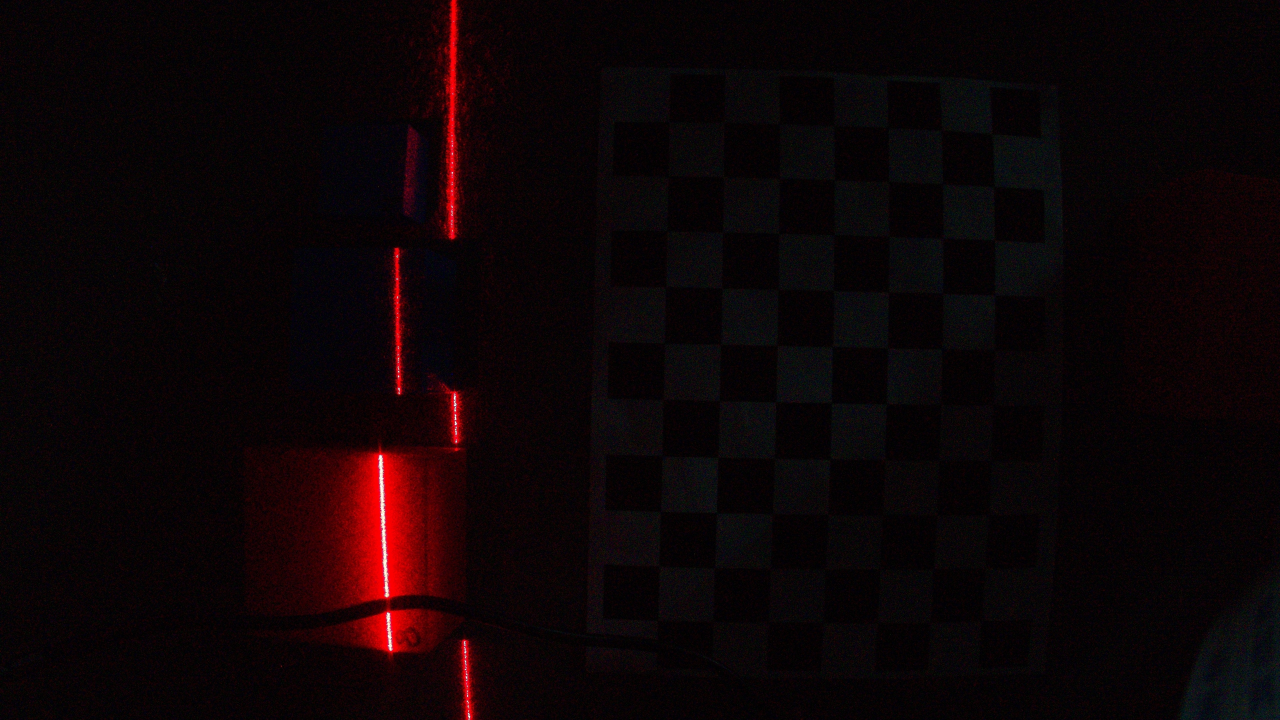
#> input picture preview_capture.jpg, 3840 x 2160 px (shown at 1/3 size)
$ python tune_laser.py
#> lines starting #> are read from the running program, lines starting #| are printed output that depends on the picture; after the words box and inside, x2 and y2 are one past the last pixel; in counts of white or black regions, pixels touching at a corner belong together
import cv2
import numpy as np
# Escalado para visualización en 1080p
dimensiones_1080p = (1920, 1080)
# 1. Cargar la imagen
img = cv2.imread('preview_capture.jpg')
#> img is the input picture: shape (2160, 3840, 3); mean B, G, R 6, 4.3, 13.8

# 2. Convertir al espacio de color HSV
hsv = cv2.cvtColor(img, cv2.COLOR_BGR2HSV)
#> hsv: shape (2160, 3840, 3); mean H, S, V 99.1, 185, 15

# 3. Dividir los canales HSV (Necesitamos 'v' además de 's')
h, s, v = cv2.split(hsv)
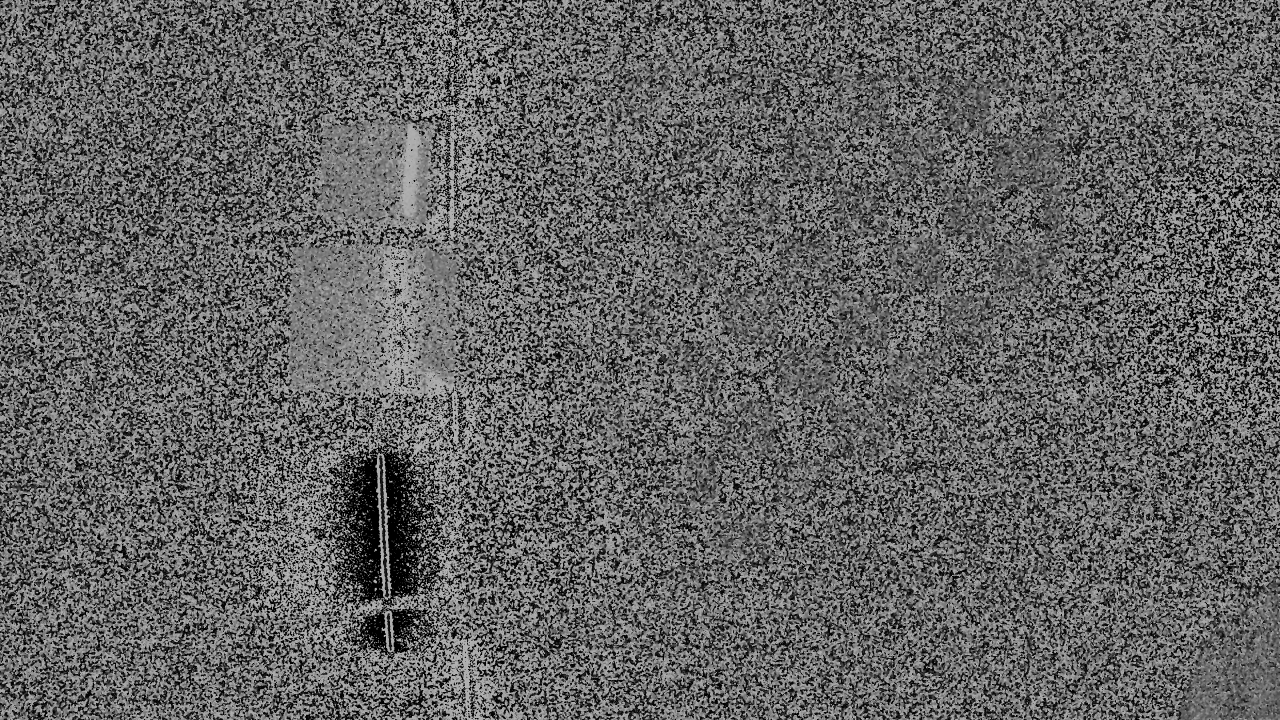
#> h: shape (2160, 3840) (shown at 1/3 size); min 0, max 179, mean 99.1
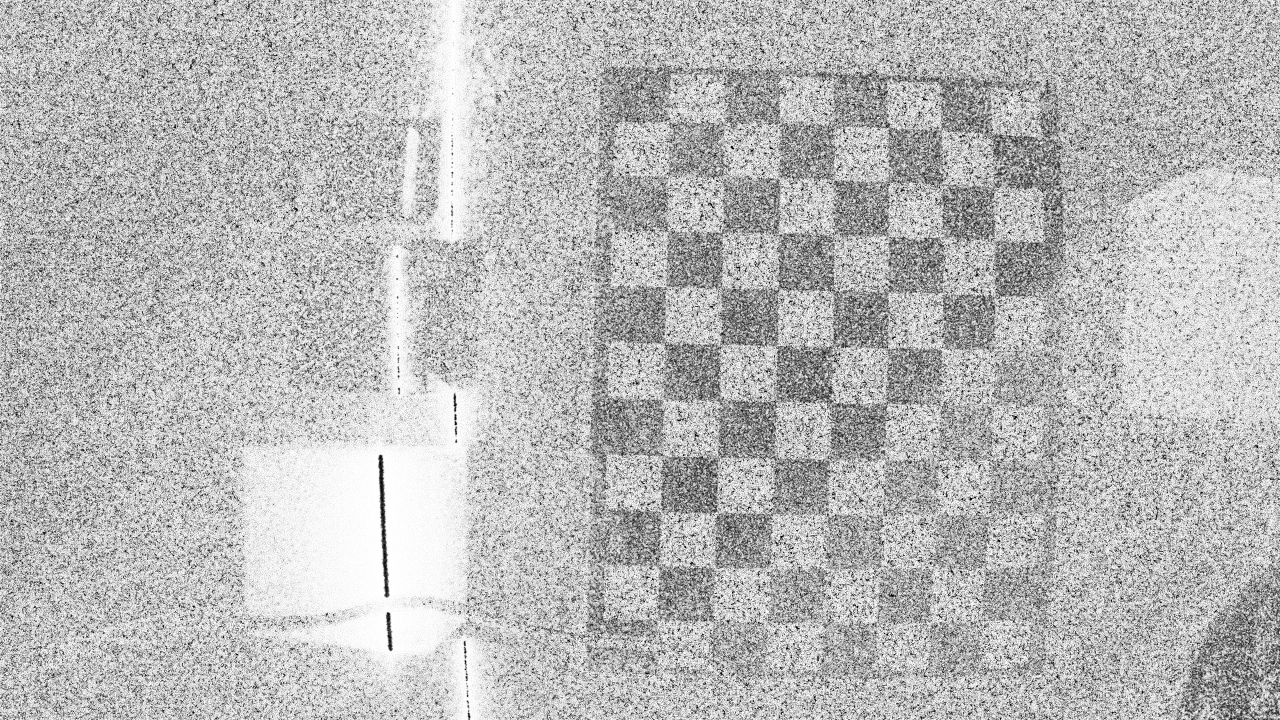
#> s: shape (2160, 3840) (shown at 1/3 size); min 0, max 255, mean 185
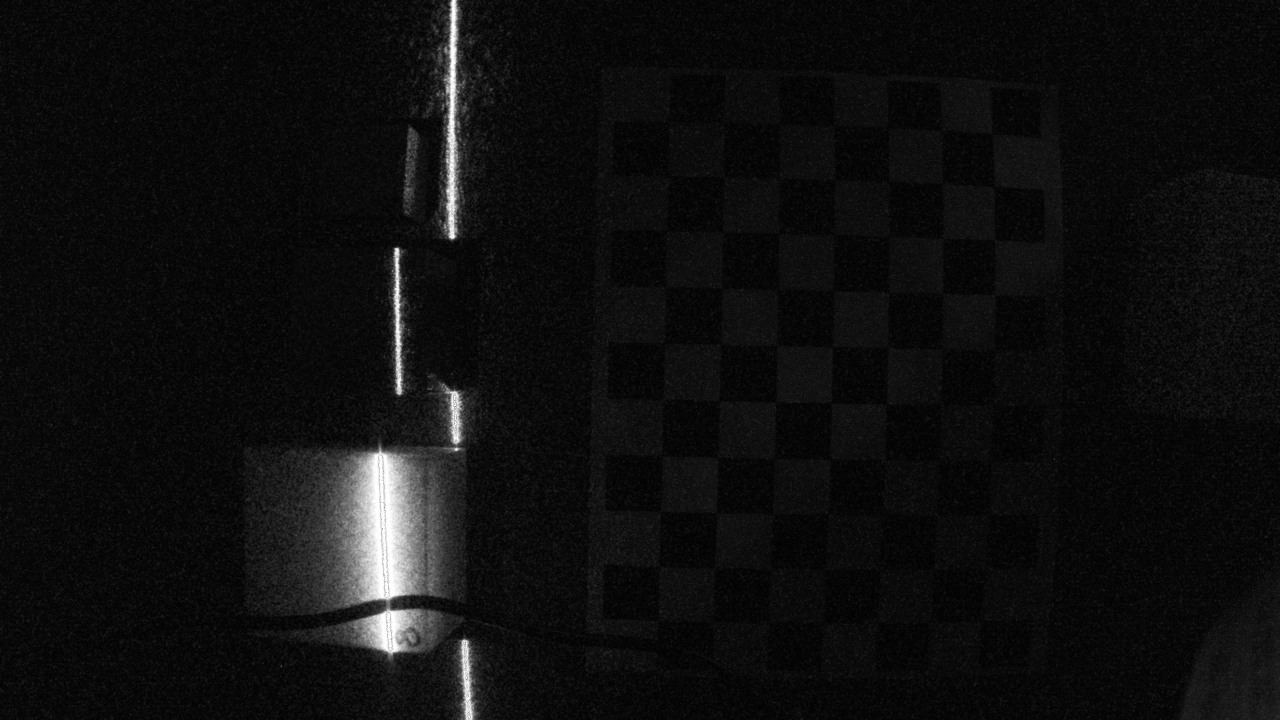
#> v: shape (2160, 3840) (shown at 1/3 size); min 0, max 255, mean 15

# 4. Máscara de Color (Rojo por Alta Saturación)
baja_rojo1 = np.array([0, 150, 50])
alta_rojo1 = np.array([10, 255, 255])
baja_rojo2 = np.array([170, 150, 50])
alta_rojo2 = np.array([180, 255, 255])

mascara1 = cv2.inRange(hsv, baja_rojo1, alta_rojo1)
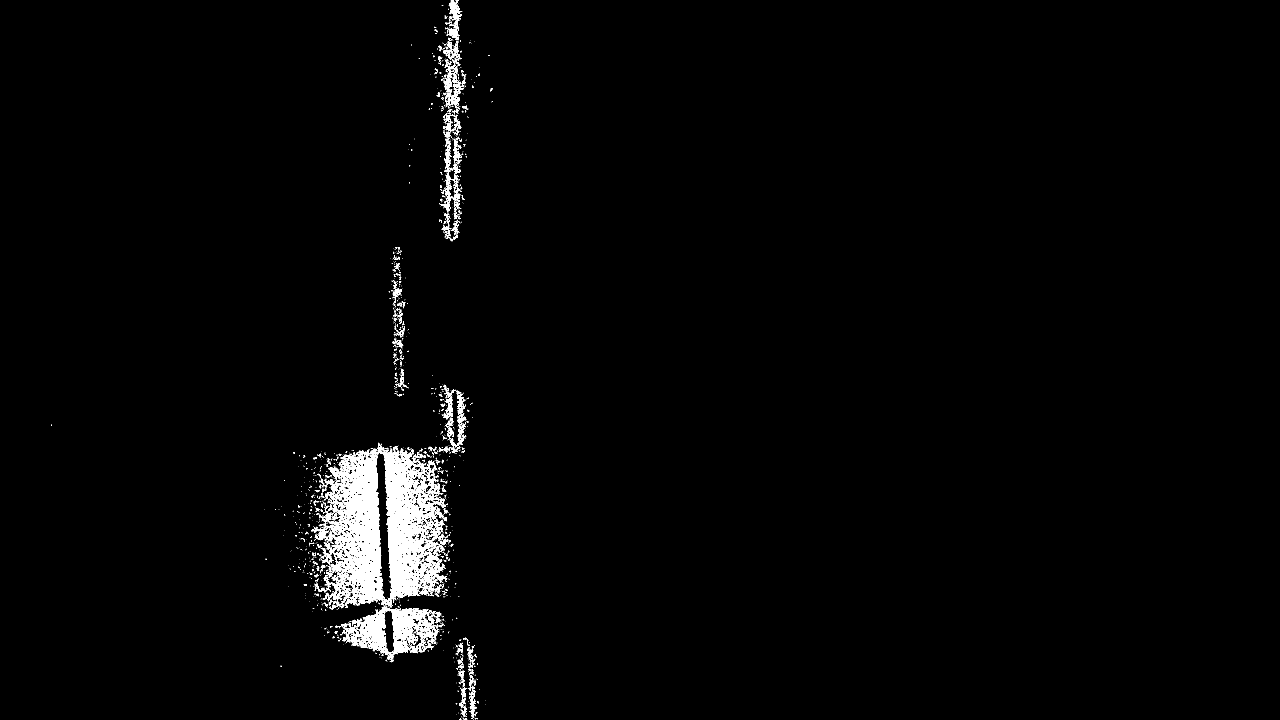
#> mascara1: shape (2160, 3840) (shown at 1/3 size); 1.8% white; 1939 white regions (1681 under 20 px), largest, box (x1, y1, x2, y2) and area: (934, 1328, 1340, 1829) 97891, (1024, 1817, 1318, 1980) 18587, (1331, 175, 1383, 322) 2886
mascara2 = cv2.inRange(hsv, baja_rojo2, alta_rojo2)
#> mascara2: shape (2160, 3840); 1.6% white; 3022 white regions (2500 under 20 px), largest, box (x1, y1, x2, y2) and area: (926, 1427, 1095, 1840) 14999, (1315, 312, 1392, 721) 10591, (1359, 1915, 1440, 2160) 7753
mascara_color = cv2.add(mascara1, mascara2)
#> mascara_color: shape (2160, 3840); 3.4% white; 980 white regions (830 under 20 px), largest, box (x1, y1, x2, y2) and area: (913, 1324, 1357, 1992) 197924, (1309, 0, 1407, 725) 34479, (1168, 741, 1227, 1191) 13219

# --- NUEVO: DETECTAR EL NÚCLEO QUEMADO (BLANCO) ---
# Buscamos píxeles donde el brillo (V) sea casi máximo (ej. > 240)
# y la saturación (S) sea muy baja (ej. < 40) debido al exceso de luz.
baja_blanco = np.array([0, 0, 240])     # Matiz da igual, Sat baja, Brillo muy alto
alta_blanco = np.array([180, 40, 255])   # Captura el blanco puro del centro

mascara_nucleo = cv2.inRange(hsv, baja_blanco, alta_blanco)
#> mascara_nucleo: shape (2160, 3840); 0.04% white; 71 white regions (48 under 20 px), largest, box (x1, y1, x2, y2) and area: (1137, 1366, 1152, 1509) 880, (1142, 1520, 1155, 1567) 261, (1149, 1679, 1161, 1725) 215

cv2.imshow('Mascara Color (Rojo)', cv2.resize(mascara_color, dimensiones_1080p, interpolation=cv2.INTER_AREA))
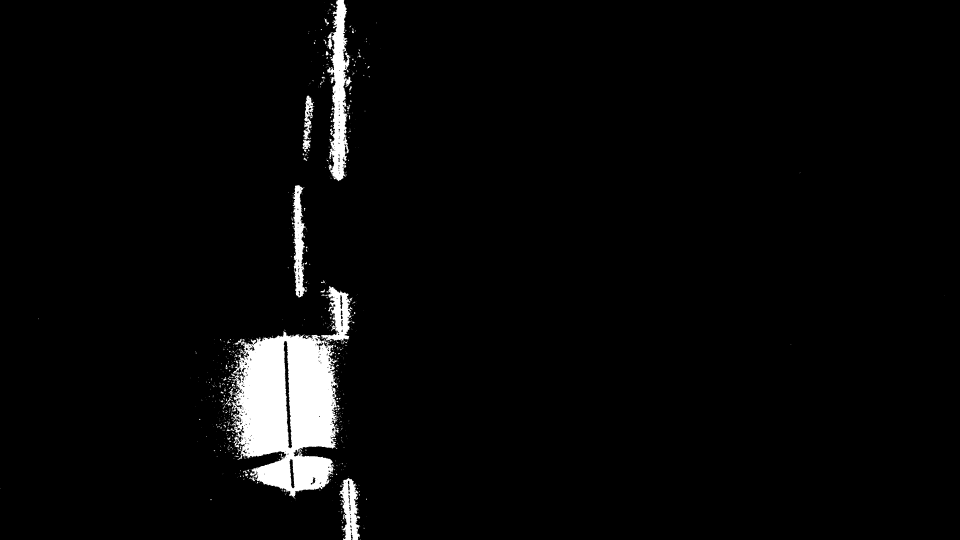
#> window 'Mascara Color (Rojo)': shape (1080, 1920) (shown at 1/2 size); min 0, max 255, mean 8.8
cv2.imshow('Mascara Nucleo Quemado (Blanco)', cv2.resize(mascara_nucleo, dimensiones_1080p, interpolation=cv2.INTER_AREA))
# --- NUEVO: COMBINAR AMBAS MÁSCARAS ---
# Usamos un OR lógico: si el píxel es rojo vivo O es blanco quemado, se incluye.
mascara_completa = cv2.bitwise_or(mascara_color, mascara_nucleo)
#> mascara_completa: shape (2160, 3840); 3.5% white; 1014 white regions (856 under 20 px), largest, box (x1, y1, x2, y2) and area: (913, 1324, 1357, 1992) 199709, (1309, 0, 1407, 725) 34492, (1168, 741, 1227, 1191) 13246
# --------------------------------------------------


s_escalada = cv2.resize(s, dimensiones_1080p, interpolation=cv2.INTER_AREA)
mascara_escalada = cv2.resize(mascara_completa, dimensiones_1080p, interpolation=cv2.INTER_AREA)

# Mostrar resultados
cv2.imshow('Canal S (Veras el centro oscuro)', s_escalada)
cv2.imshow('Mascara Laser Con Nucleo Relleno (1080p)', mascara_escalada)
cv2.waitKey(0)
cv2.destroyAllWindows()
